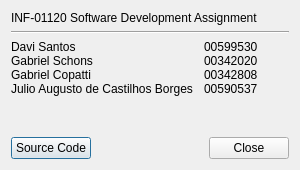
<?xml version="1.0" encoding="UTF-8"?>
<ui version="4.0">
 <class>AboutDialog</class>
 <widget class="QDialog" name="AboutDialog">
  <property name="geometry">
   <rect>
    <x>0</x>
    <y>0</y>
    <width>300</width>
    <height>170</height>
   </rect>
  </property>
  <property name="minimumSize">
   <size>
    <width>300</width>
    <height>170</height>
   </size>
  </property>
  <property name="maximumSize">
   <size>
    <width>300</width>
    <height>170</height>
   </size>
  </property>
  <property name="windowTitle">
   <string>Music Machine v2.0.0</string>
  </property>
  <property name="windowIcon">
   <iconset theme="QIcon::ThemeIcon::AudioCard"/>
  </property>
  <layout class="QVBoxLayout" name="verticalLayout_2">
   <item>
    <layout class="QVBoxLayout" name="verticalLayout">
     <item>
      <widget class="QLabel" name="label">
       <property name="text">
        <string>INF-01120 Software Development Assignment</string>
       </property>
      </widget>
     </item>
     <item>
      <widget class="Line" name="line">
       <property name="orientation">
        <enum>Qt::Orientation::Horizontal</enum>
       </property>
      </widget>
     </item>
     <item>
      <layout class="QHBoxLayout" name="horizontalLayout">
       <item>
        <widget class="QLabel" name="label_2">
         <property name="text">
          <string>Davi Santos
Gabriel Schons
Gabriel Copatti
Julio Augusto de Castilhos Borges</string>
         </property>
        </widget>
       </item>
       <item>
        <spacer name="horizontalSpacer">
         <property name="orientation">
          <enum>Qt::Orientation::Horizontal</enum>
         </property>
         <property name="sizeType">
          <enum>QSizePolicy::Policy::Minimum</enum>
         </property>
         <property name="sizeHint" stdset="0">
          <size>
           <width>5</width>
           <height>1</height>
          </size>
         </property>
        </spacer>
       </item>
       <item>
        <widget class="QLabel" name="label_3">
         <property name="text">
          <string>00599530
00342020
00342808
00590537</string>
         </property>
        </widget>
       </item>
      </layout>
     </item>
    </layout>
   </item>
   <item>
    <spacer name="verticalSpacer">
     <property name="orientation">
      <enum>Qt::Orientation::Vertical</enum>
     </property>
     <property name="sizeHint" stdset="0">
      <size>
       <width>20</width>
       <height>40</height>
      </size>
     </property>
    </spacer>
   </item>
   <item>
    <layout class="QHBoxLayout" name="horizontalLayout_3">
     <item>
      <widget class="QPushButton" name="pushButton">
       <property name="text">
        <string>Source Code</string>
       </property>
      </widget>
     </item>
     <item>
      <widget class="QDialogButtonBox" name="buttonBox">
       <property name="orientation">
        <enum>Qt::Orientation::Horizontal</enum>
       </property>
       <property name="standardButtons">
        <set>QDialogButtonBox::StandardButton::Close</set>
       </property>
       <property name="centerButtons">
        <bool>false</bool>
       </property>
      </widget>
     </item>
    </layout>
   </item>
  </layout>
 </widget>
 <resources/>
 <connections/>
</ui>
